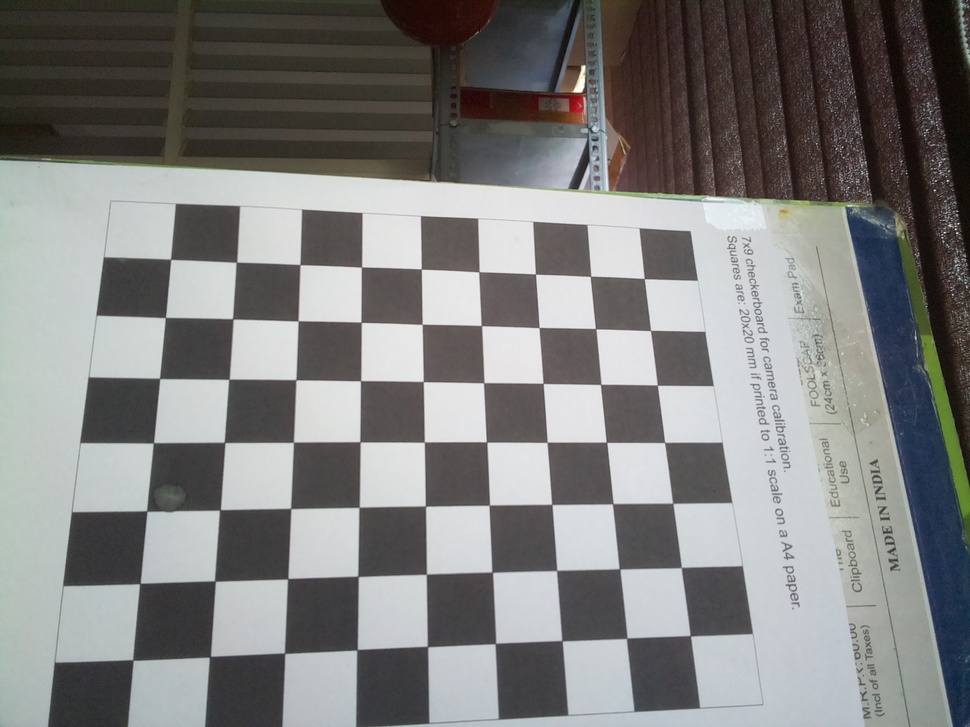
#> input picture images/calib1.jpg, 970 x 727 px, shrunk from 2592 x 1944 before the run; its folder holds only this picture in this run
$ python clibration.py
#> lines starting #> are read from the running program, lines starting #| are printed output that depends on the picture; long printed decimals are rounded
# calibrate.py
import cv2
import numpy as np
import glob
import os

CHESSBOARD = (7,9)       # inner corners: (7-1, 9-1)
SQUARE_SIZE = 0.020        # meters — change if your printed square isn't 20mm

criteria = (cv2.TERM_CRITERIA_EPS + cv2.TERM_CRITERIA_MAX_ITER, 30, 0.001)

objp = np.zeros((CHESSBOARD[0] * CHESSBOARD[1], 3), np.float32)
objp[:, :2] = np.mgrid[0:CHESSBOARD[0], 0:CHESSBOARD[1]].T.reshape(-1, 2)
objp *= SQUARE_SIZE

objpoints, imgpoints = [], []
images = glob.glob("images/*.jpg")
if not images:
    raise SystemExit("No images found in images/ — copy them from the Pi first.")

used = 0
img_shape = None

for fname in images:
    img = cv2.imread(fname)
#> img is the input picture: shape (727, 970, 3); mean B, G, R 126.3, 127.3, 127.4
    gray = cv2.cvtColor(img, cv2.COLOR_BGR2GRAY)
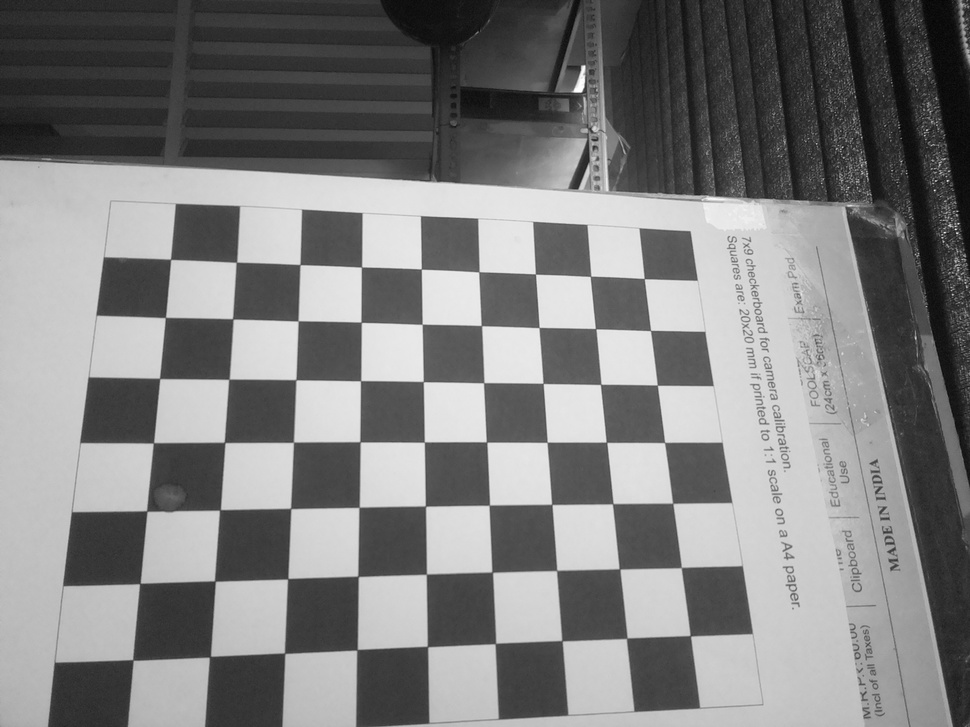
#> gray: shape (727, 970); min 3, max 254, mean 127.2
    img_shape = gray.shape[::-1]
#> img_shape = (970, 727)

    found, corners = cv2.findChessboardCorners(gray, CHESSBOARD, None)
#> found = True; corners = 63 rows, first 8: [133, 659.8], [139.6, 583.5], [146.9, 511.1], [153.5, 442.6], [159.4, 378.2], [165.1, 317.5], [170.5, 259.1], [209.7, 656.6]
    if found:
        corners_refined = cv2.cornerSubPix(gray, corners, (11, 11), (-1, -1), criteria)
#> corners_refined = 63 rows, first 8: [132.8, 659.9], [139.8, 583.5], [146.8, 511], [153.4, 442.9], [159.6, 378.4], [165.4, 317.5], [170.6, 259.4], [209.9, 656.7]
        objpoints.append(objp)
        imgpoints.append(corners_refined)
        used += 1
        vis = cv2.drawChessboardCorners(img.copy(), CHESSBOARD, corners_refined, found)
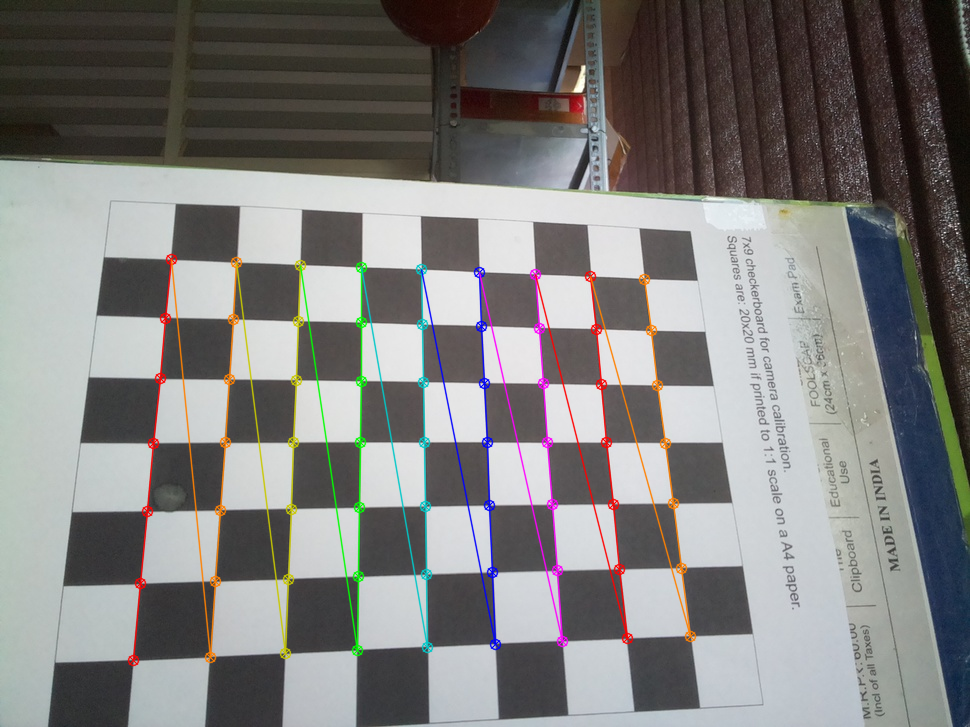
#> vis: shape (727, 970, 3); mean B, G, R 125.2, 126.7, 127.7
        cv2.imshow("Corners", vis)
        cv2.waitKey(200)
    else:
        print(f"Corners NOT found in {fname} (skipped)")

cv2.destroyAllWindows()
print(f"\nUsed {used}/{len(images)} images.")
if used < 10:
    print("WARNING: fewer than 10 good images — capture more for reliable results.")

ret, mtx, dist, rvecs, tvecs = cv2.calibrateCamera(objpoints, imgpoints, img_shape, None, None)
#> ret = 0.26; mtx = [[947.5, 0, 525.6], [0, 949.4, 304.2], [0, 0, 1]]; dist = [[0.153, -0.308, -0.00444, 0.00978, 0.142]]; rvecs = ([-0.146, -0.496, -1.55],); tvecs = ([-0.107, 0.096, 0.258],)

print("\n--- Calibration result ---")
print("RMS re-projection error:", ret, "(good: <0.5px, ok: <1.0px)")
#| RMS re-projection error: 0.2596 (good: <0.5px, ok: <1.0px)
print("Camera matrix:\n", mtx)
#| Camera matrix:
#|  [[947.491   0.         525.623]
#|  [  0.         949.445 304.207]
#|  [  0.           0.           1.        ]]
print("Distortion coefficients:\n", dist.ravel())
#| Distortion coefficients:
#|  [ 0.1529 -0.3075 -0.00444   0.009782  0.1417]

os.makedirs("calibration_data", exist_ok=True)
np.savez("calibration_data/calibration.npz", mtx=mtx, dist=dist)
print("\nSaved calibration_data/calibration.npz")

$ run again, on images/calib10.jpg
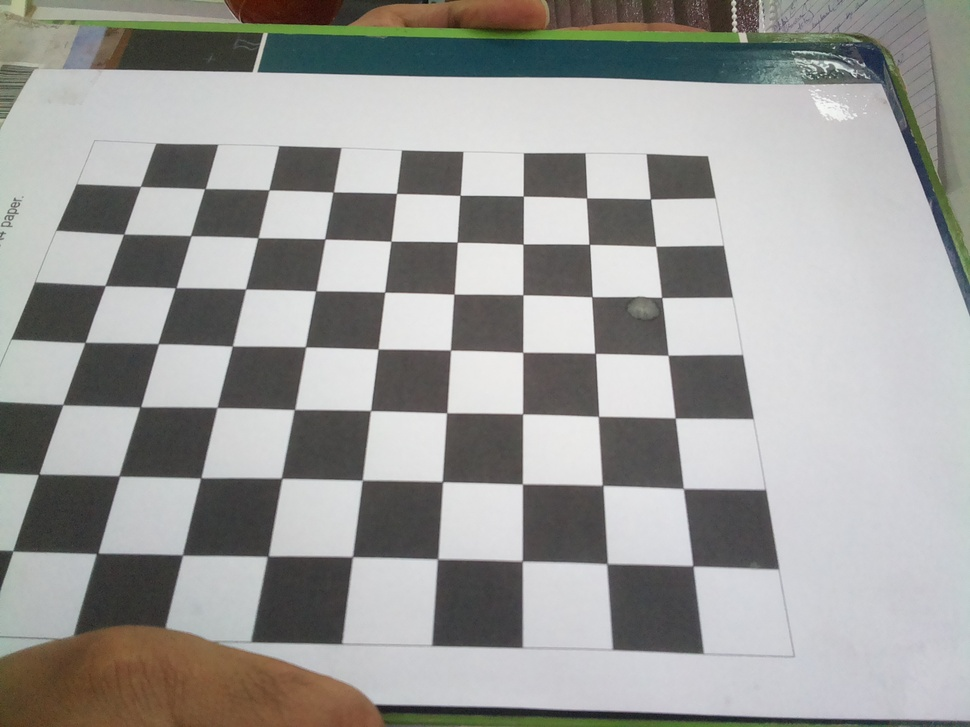
#> input picture images/calib10.jpg, 970 x 727 px, shrunk from 2592 x 1944 before the run
#> img is the input picture: shape (727, 970, 3); mean B, G, R 153.4, 156, 156.1
#> `gray = cv2.cvtColor(img, cv2.COLOR_BGR2GRAY)`:
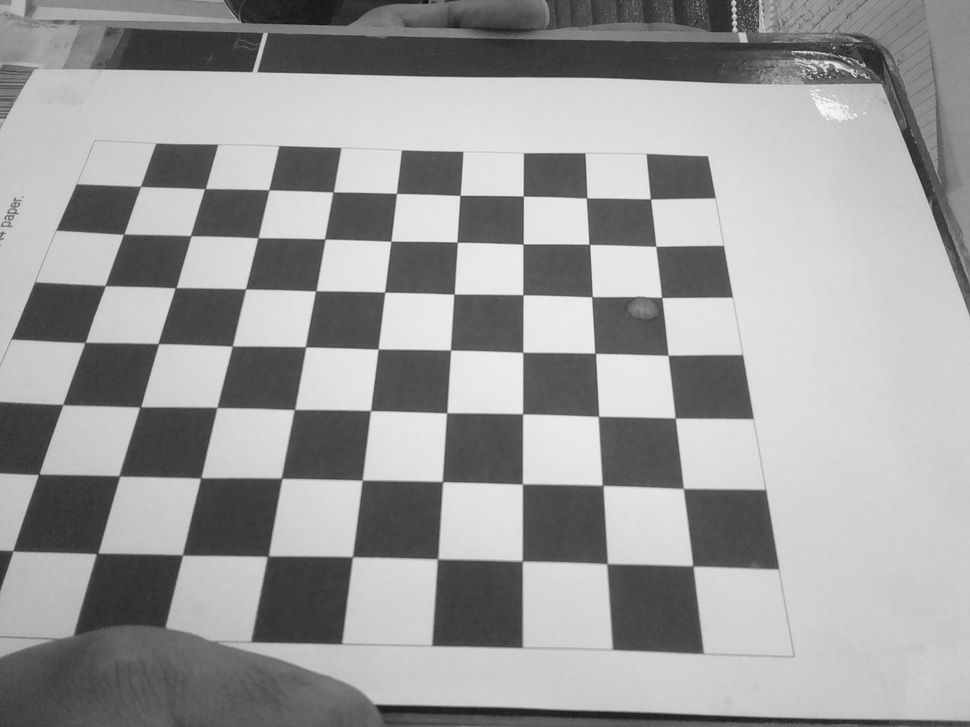
#> gray: shape (727, 970); min 10, max 248, mean 155.7
#> found = True; corners = 63 rows, first 8: [16, 548], [38.48, 474.1], [63.47, 403.5], [84.66, 342], [104.9, 285.3], [123.5, 234.1], [140.5, 186.4], [96.9, 553.2]
#> corners_refined = 63 rows, first 8: [12.85, 550.8], [38.65, 474.3], [62.74, 404.6], [85.1, 342.4], [105.2, 285.6], [123.7, 234.2], [140.5, 186.4], [97.19, 553.4]
#> `vis = cv2.drawChessboardCorners(img.copy(), CHESSBOARD, corners_refine..`:
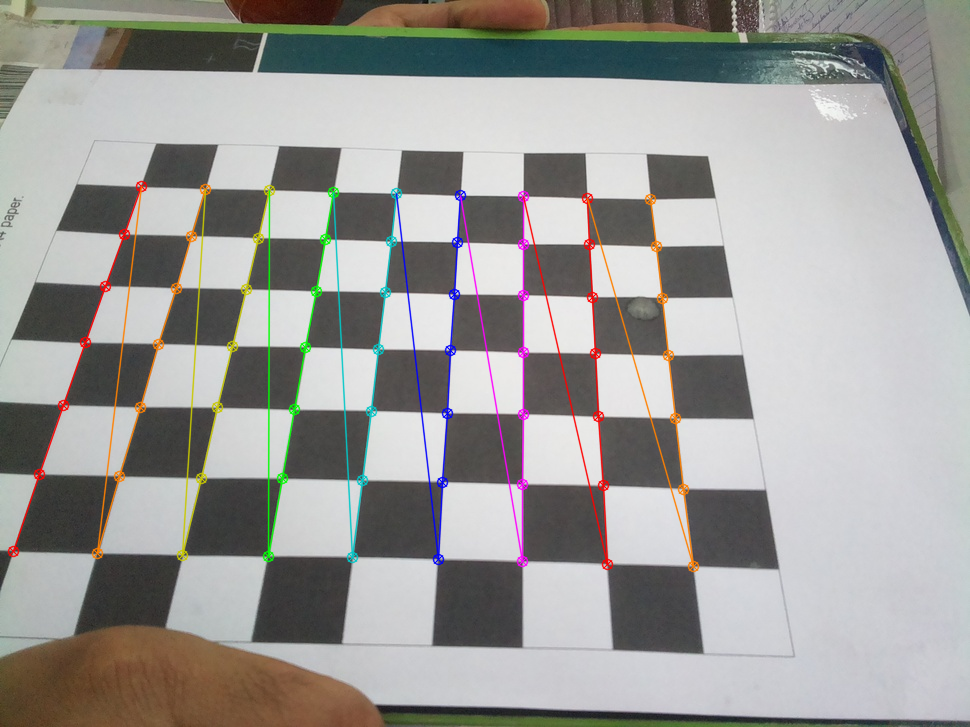
#> vis: shape (727, 970, 3); mean B, G, R 152.3, 155.3, 156.3
#> ret = 0.448; mtx = [[114.8, 0, 484.4], [0, 95.15, 361.6], [0, 0, 1]]; dist = [[0.00153, -3.1e-05, 0.00071, 0.000222, -1.12e-06]]; rvecs = ([-0.0574, -0.0595, -1.54],); tvecs = ([-0.111, 0.0533, 0.0273],)
#| RMS re-projection error: 0.4476 (good: <0.5px, ok: <1.0px)
#| Camera matrix:
#|  [[114.765   0.         484.409]
#|  [  0.          95.149 361.623]
#|  [  0.           0.           1.        ]]
#| Distortion coefficients:
#|  [ 1.53048828e-03 -3.09765589e-05  7.09795421e-04  2.22159505e-04
#|  -1.12139671e-06]
